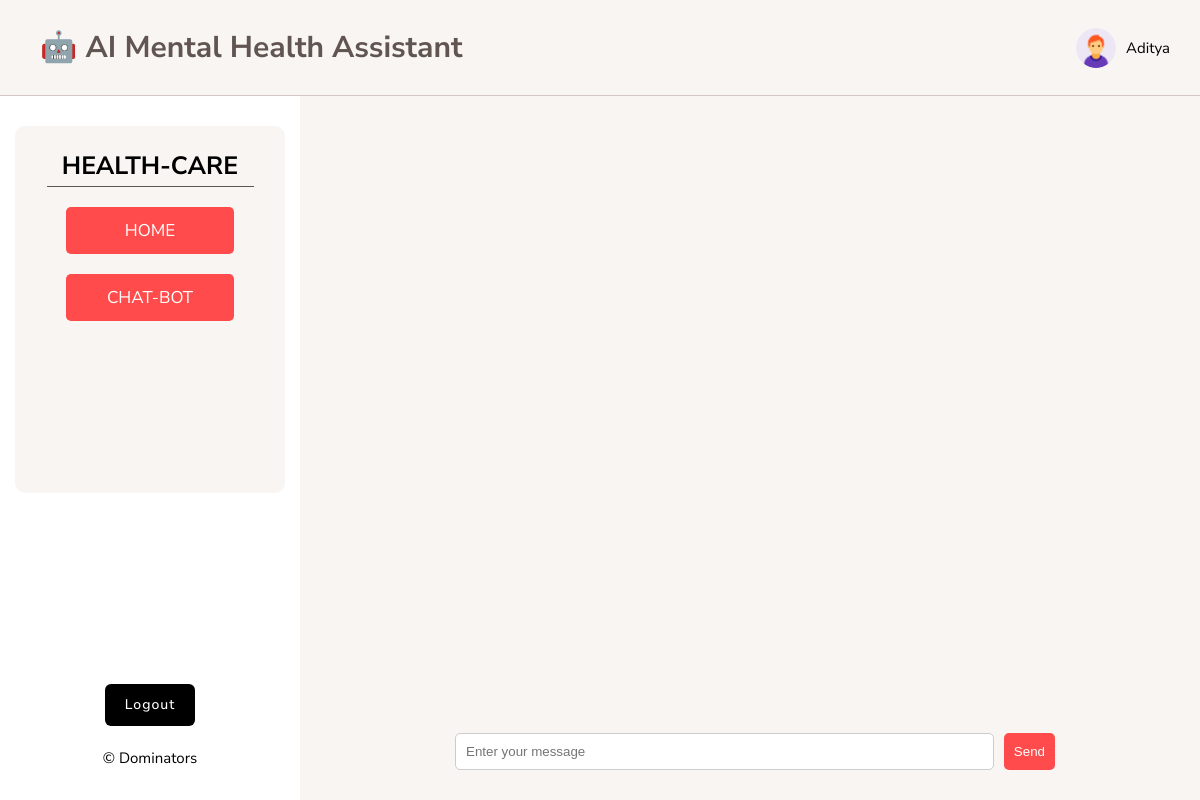
Page /AI/chatbot (signed in) on the earlier database version.
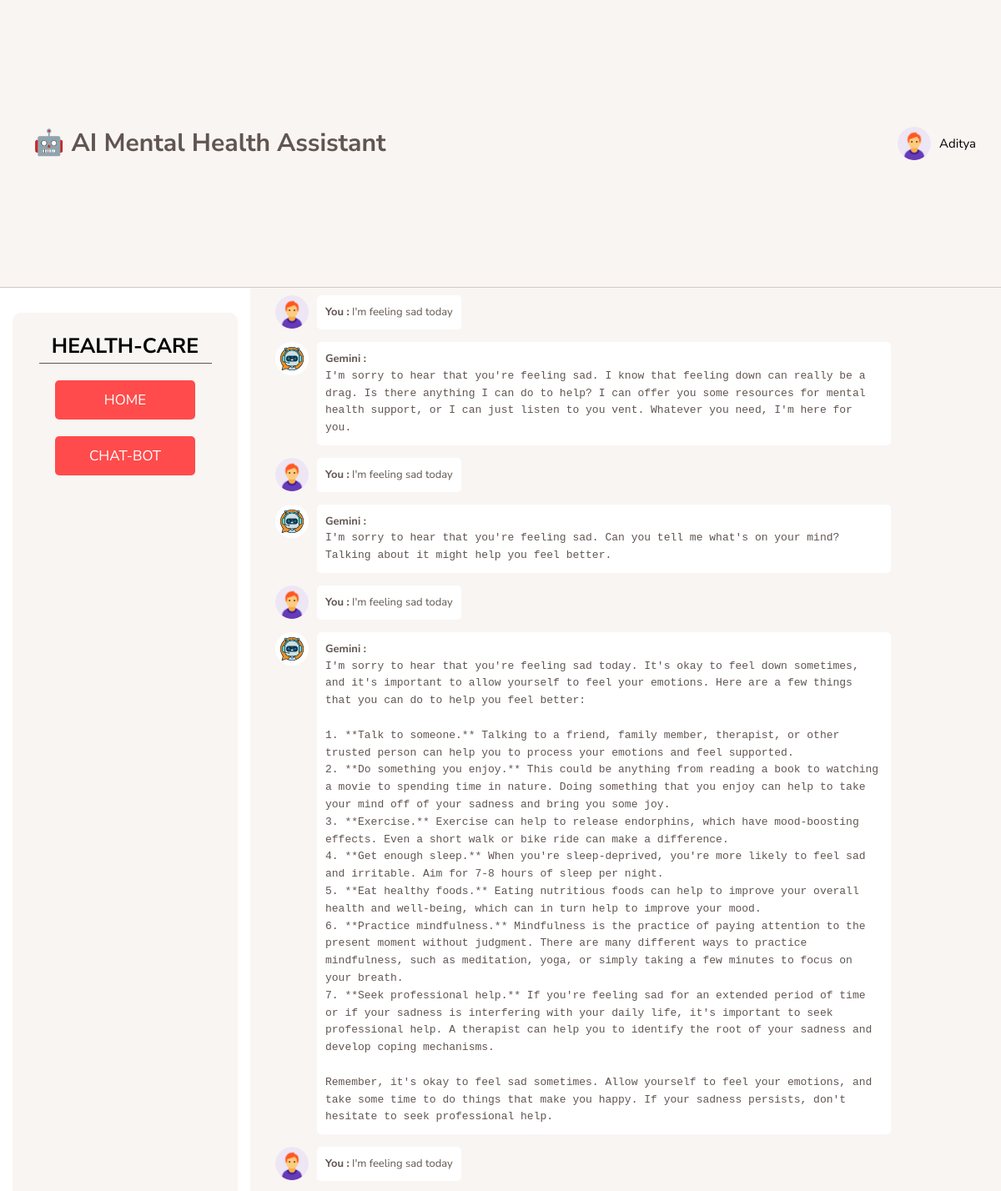
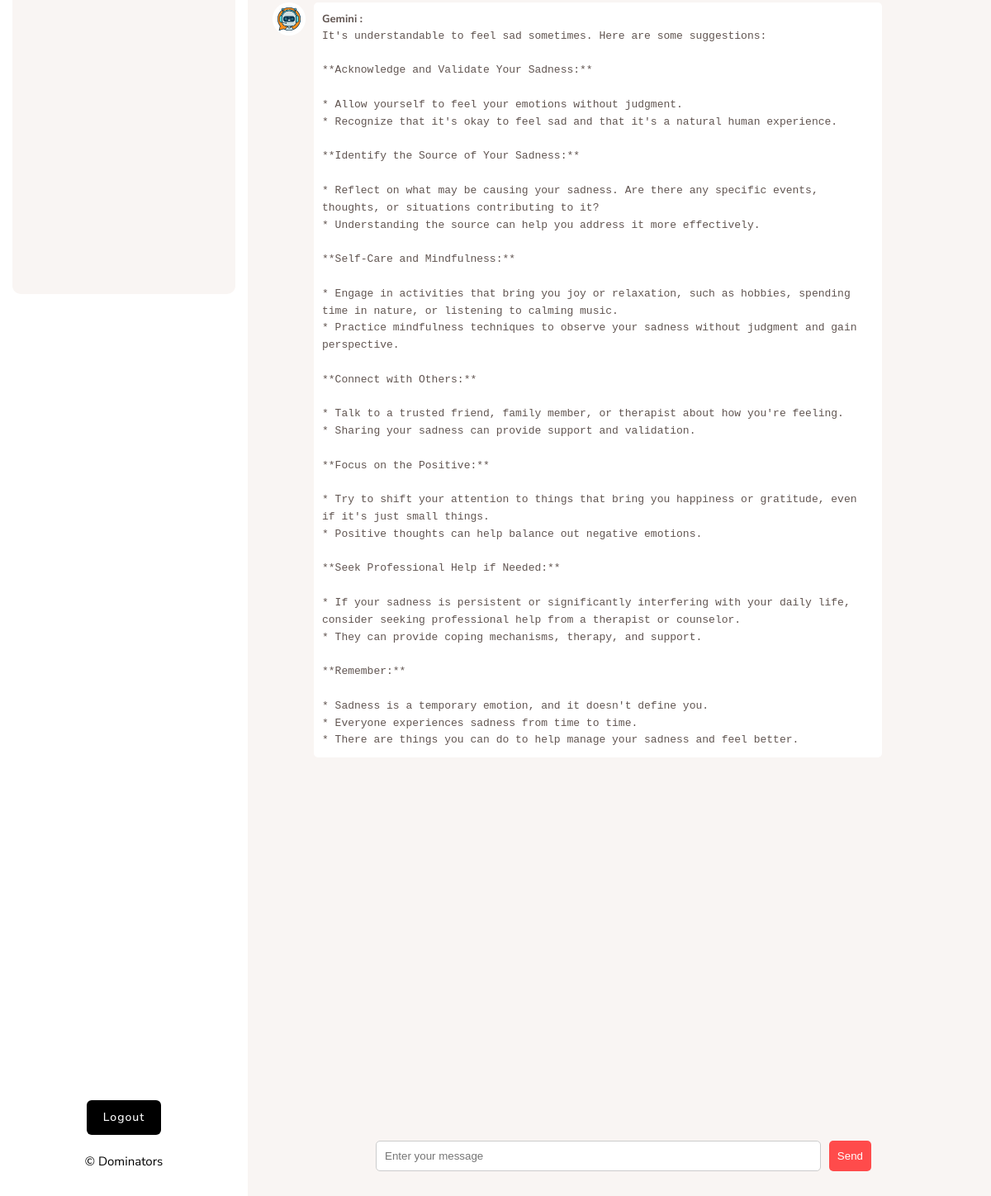
Same page on the later database version (2 pictures, top to bottom).
### chatbot/models.py (models this page shows, shortened)
class ChatMessage(models.Model):
    user = models.ForeignKey(User, on_delete=models.CASCADE)
    user_message = models.TextField()
    gemini_response = models.TextField()
    timestamp = models.DateTimeField(auto_now_add=True)

### chatbot/views.py (the view)
# urls.py: path('chatbot' , views.chat_view , name= 'chatbot'),
def chat_view(request):
    if request.method == 'POST':
        user_message = request.POST.get('user_message')
        gemini_response = chat_session.send_message(user_message)
        if request.user.is_authenticated:
            ChatMessage.objects.create(user=request.user, user_message=user_message, gemini_response=gemini_response.text)
            all_messages = ChatMessage.objects.filter(user=request.user)
            return render(request, 'chatbot/index.html',{ 'all_messages':all_messages})
        return render(request, 'chatbot/index.html', {'user_message': user_message, 'gemini_response': gemini_response.text })
    else:
        if request.user.is_authenticated:
            all_messages = ChatMessage.objects.filter(user=request.user)
            return render(request, 'chatbot/index.html',{'all_messages':all_messages })
        return render(request, 'chatbot/index.html')

### chatbot/templates/chatbot/index.html (shortened to what this page needs)
{% extends "./base.html" %} {% block content %} {% load static %}
<div class="chat-container">
  <div class="messages" id="message-container">
    {% if user.is_authenticated %} {% for message in all_messages %}
    <div
      class="message {% if message.user == request.user %}sent{% else %}received{% endif %}"
    >
      <div class="message-image">
        <img src="{% static 'images/user.png' %}" alt="user-image" />
      </div>
      <div class="message-text">
        {% if message.user == request.user %}
        <strong>You :</strong>
        {% else %}
        <strong>{{ message.user.username }}:</strong>
        {% endif %} {{ message.user_message }}
      </div>
    </div>
    <div class="message">
      <div class="message-image">
        <img src="{% static 'images/robo.jpg' %}" alt="bot-image" />
      </div>
      <div class="message-text">
        <strong>Gemini :</strong>
        <pre><code>{{ message.gemini_response }}</code></pre>
      </div>
    </div>
    {% endfor %} {% endif %}
  </div>
  <form class="chat-box" method="post">
    <input
      type="text"
      placeholder="Enter your message"
      class="chat-input"
      name="user_message"
    />
    <button class="chat-send" type="submit">Send</button>
  </form>
</div>
{% endblock content %}

### chatbot/templates/chatbot/base.html (shortened to what this page needs)
<!DOCTYPE html>
<html lang="en">
<head>
  {% load static %}
  <link rel="stylesheet" href="https://cdnjs.cloudflare.com/ajax/libs/font-awesome/5.15.3/css/all.min.css">
  <link rel="stylesheet" href="https://cdnjs.cloudflare.com/ajax/libs/highlight.js/11.7.0/styles/a11y-dark.min.css">
    <link rel="stylesheet" href="{% static "css/style.css" %}" />
</head>
<body>
  <div class="container">
    <header class="header">
      <h1 class="logo" >🤖 AI Mental Health Assistant</h1>
      <div class="user">
        <div class="user-image">
            <img src="{% static 'images/user.png' %}" alt="user-image" />
          </div>
          <p class="username">{% if user.is_authenticated %}{{request.user | title}} {% else %} User{% endif %}</p>
      </div>
    </header>
    <div class="sidebar">
      <nav class='nav'>
        <h2>Health-Care </h2>
        <ul>
          <li><a href="/" style="text-decoration: none; color: white">Home</a></li>
          <li><a href="/AI/chatbot" style="text-decoration: none; color: white">chat-Bot</a></li>
        </ul>
      </nav>
      <div class="side-bottom">
        {% if user.is_authenticated %}
        <a href="/user/logout/" class="login">Logout</a>
        {% else %}
        <a href="/user/login/" class="login">Login</a>
        {% endif %}
      <p class="copyright">&copy; Dominators</p>
      </div>
    </div>
  {% block content %}
  {% endblock content %}
</body>
</html>

### chatbot/static/css/style.css (style rules this page uses)
* { margin: 0; padding: 0; }
*, *::before, *::after { box-sizing: inherit; }
:root { --color-red: #ff4b4b; --color-primary: #f38e82; --color-grad1: #fbdb89; --color-grad2: #f48982; --color-white: #fff; --color-black: #000; --color-grey-light-1: #f9f5f3; --color-grey-light-2: #f2efee; --color-grey-light-3: #d3c7c3; --color-grey-dark-1: #615551; --color-grey-dark-2: #918581; --gradient: linear-gradient( to right bottom, var(--color-grad1), var(--color-grad2) ); --bp-large: 78.15em; --bp-medium: 61.25em; --bp-small: 37.5em; --bp-smallest: 31.25em; }
html { box-sizing: border-box; font-size: 62.5%; }
body { height: 100svh; width: 100vw; font-family: "Nunito Sans", sans-serif; font-weight: 400; line-height: 1.6; color: var(--color-grey-dark-1); }
.container { width: 100%; height: 100%; background-color: var(--color-white); box-shadow: 0 2rem 6rem 0.5rem rgba(97, 85, 81, 0.2); display: grid; grid-template-rows: 12vh minmax(88vh, auto); grid-template-columns: 1fr 3fr; grid-template-areas: "head head" "sidebar chats"; }
@media only screen and (max-width: 78.15em) { .container { max-width: 100%; margin: 0; border-radius: 0; } }
.header { grid-area: head; background-color: var(--color-grey-light-1); display: flex; align-items: center; justify-content: space-between; border-bottom: 1px solid var(--color-grey-light-3); }
.sidebar { padding: 3rem 0; display: flex; flex-direction: column; align-items: center; justify-content: center; }
.chat-container { background-color: var(--color-grey-light-1); display: flex; flex-direction: column; align-items: center; justify-content: space-between; }
.chat-box { display: flex; row-gap: 1rem; padding: 10px; width: 70%; justify-content: center; margin-bottom: 2rem; }
.chat-input { width: 100%; padding: 10px; border: 1px solid #ccc; border-radius: 5px; margin: 0 1rem; }
.chat-send { padding: 5px 10px; background-color: var(--color-red); color: #fff; border: none; border-radius: 5px; cursor: pointer; }
.messages { padding: 2rem 10px 10px 3rem; overflow-y: scroll; width: 100%; height: 80%; }
.message { display: flex; margin-bottom: 15px; }
.message-image { width: 40px; height: 40px; border-radius: 50%; overflow: hidden; margin-right: 10px; }
.message-image img { width: 100%; height: 100%; object-fit: cover; }
.message-text { font-size: 1.3rem; padding: 10px; background-color: white; border-radius: 5px; max-width: 80%; }
pre code { overflow-x: scroll; white-space: pre-wrap; }
.logo { margin-left: 4rem; font-size: 3rem; }
.nav { width: 90%; height: 57%; display: flex; flex-direction: column; background-color: var(--color-grey-light-1); padding: 2rem; border-radius: 10px; align-items: center; }
h2 { color: var(--color-black); text-transform: uppercase; font-size: 2.5rem; width: 90%; border-bottom: 1px solid var(--color-grey-dark-1); text-align: center; }
ul { padding: 1rem; width: 100%; display: flex; flex-direction: column; align-items: center; }
ul li { list-style-type: none; padding: 1rem; margin: 1rem; background-color: var(--color-red); width: 80%; text-align: center; font-size: 1.7rem; border-radius: 5px; color: white; text-transform: uppercase; }
.side-bottom { margin-top: auto; display: flex; align-items: center; justify-content: center; flex-direction: column; row-gap: 2rem; }
.copyright { font-size: 1.5rem; color: var(--color-black); }
.login { background-color: var(--color-black); padding: 1rem 2rem; color: var(--color-white); font-weight: 500; font-size: 1.4rem; border-radius: 6px; text-decoration: none; transition: all 0.3s ease; letter-spacing: 1px; }
.user { display: flex; align-items: center; justify-content: center; margin-right: 3rem; }
.user-image { width: 40px; height: 40px; border-radius: 50%; overflow: hidden; margin-right: 10px; }
.user-image img { width: 100%; height: 100%; object-fit: cover; }
.username { font-size: 1.5rem; color: var(--color-black); }
form { width: 80%; }

Differences in the rows shown:
added ChatMessage: shows "You :", user_message "I'm feeling sad today", gemini_response "I'm sorry to hear that you're feeling sad. I know that feeling down can really be a drag. Is there anything I can do to help? I can offer you some resources for mental health support, or I can just listen to you vent. Whatever you need, I'm here for you."
added ChatMessage: shows "You :", user_message "I'm feeling sad today", gemini_response "I'm sorry to hear that you're feeling sad. Can you tell me what's on your mind? Talking about it might help you feel better."
added ChatMessage: shows "You :", user_message "I'm feeling sad today", gemini_response "I'm sorry to hear that you're feeling sad today. It's okay to feel down sometimes, and it's important to allow yourself to feel your emotions. Here are a few things that you can do to help you feel better: 1. **Talk to someone.** Talking to a friend, family member, therapist, or other trusted person can help you to process your emotions and feel supported. 2. **Do something you enjoy.** This could be anything from reading a book to watching a movie to spending time in nature. Doing something that you enjoy can help to take your mind off of your sadness and bring you some joy. 3. **Exercise.** Exercise can help to release endorphins, which have mood-boosting effects. Even a short walk or…"
added ChatMessage: shows "You :", user_message "I'm feeling sad today", gemini_response "It's understandable to feel sad sometimes. Here are some suggestions: **Acknowledge and Validate Your Sadness:** * Allow yourself to feel your emotions without judgment. * Recognize that it's okay to feel sad and that it's a natural human experience. **Identify the Source of Your Sadness:** * Reflect on what may be causing your sadness. Are there any specific events, thoughts, or situations contributing to it? * Understanding the source can help you address it more effectively. **Self-Care and Mindfulness:** * Engage in activities that bring you joy or relaxation, such as hobbies, spending time in nature, or listening to calming music. * Practice mindfulness techniques to observe your…"
